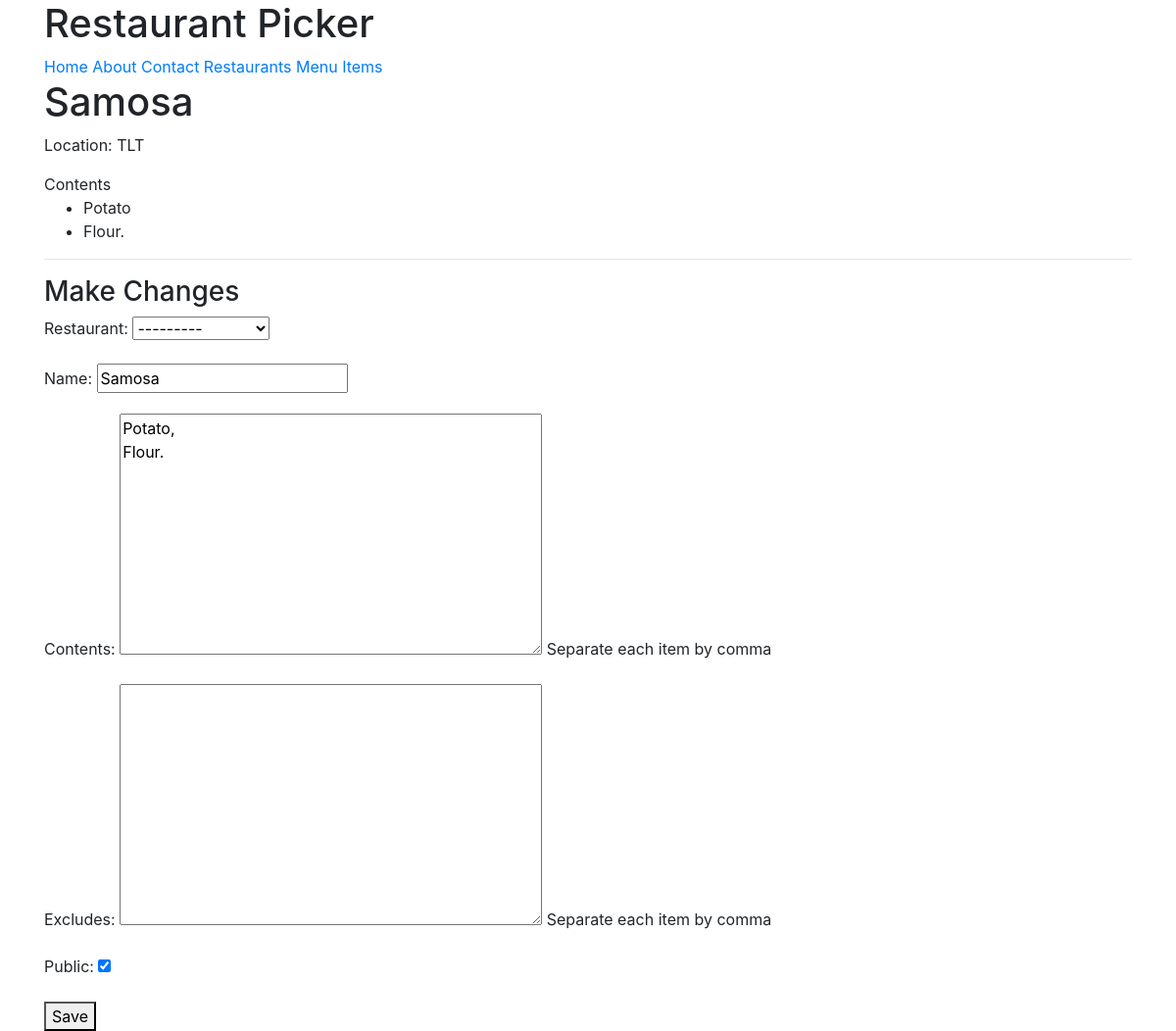
The app's page /items/2/ (signed in), older data.
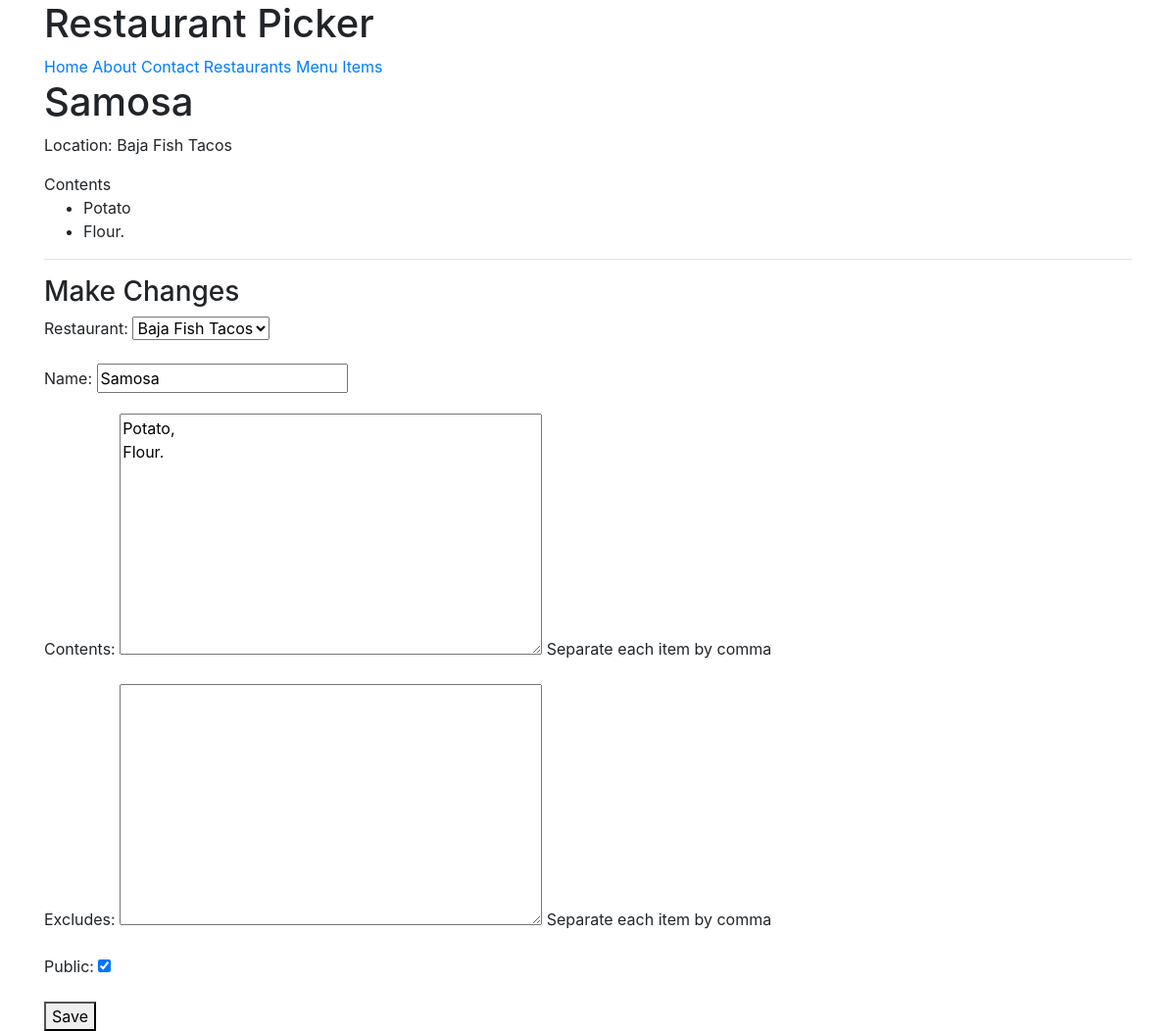
The same page, newer data.
### menus/models.py (models this page shows, shortened)
class Item(models.Model):
    user    = models.ForeignKey(User, on_delete=models.CASCADE)
    restaurant = models.ForeignKey(RestaurantLocation, on_delete=models.CASCADE)
    name = models.CharField(max_length = 120)
    contents  = models.TextField(help_text='Separate each item by comma')
    excludes  = models.TextField(
        blank=True,
        null=True,
        help_text='Separate each item by comma'
    )
    public = models.BooleanField(default=True)
    timestamp   = models.DateTimeField(auto_now_add=True)
    updated     = models.DateTimeField(auto_now=True)
    class Meta:
        ordering = ['-updated','-timestamp']
    def get_contents(self):
        return self.contents.split(",")

### restaurants/models.py (models this page shows, shortened)
class RestaurantLocation(models.Model):
    owner       = models.ForeignKey(
                    User,
                    on_delete = models.CASCADE,
                )
    name        = models.CharField(max_length = 120)
    location    = models.CharField(max_length = 120, null=True, blank=True)
    category    = models.CharField(max_length = 120, null=True, blank=True,validators=[validate_category])
    timestamp   = models.DateTimeField(auto_now_add=True, null=True)
    updated     = models.DateTimeField(auto_now=True)
    slug        = models.SlugField(null=True, blank=True)
    def __str__(self):
        return self.name

### menus/views.py (the view, shortened to what this page needs)
# urls.py: path('<pk>/',ItemUpdateView.as_view(),name='detail'),
class ItemUpdateView(LoginRequiredMixin,UpdateView):
    form_class = ItemForm
    template_name = 'menus/detail-update.html'
    def get_queryset(self):
        return Item.objects.filter(user=self.request.user)
    def get_context_data(self,*args,**kwargs):
        context = super(ItemUpdateView,self).get_context_data(*args,**kwargs)
        context['title']='Update Item'
        return context
    def get_form_kwargs(self):
        kwargs = super(ItemUpdateView,self).get_form_kwargs()
        kwargs['user'] = self.request.user
        return kwargs

### menus/forms.py
class ItemForm(forms.ModelForm):
    class Meta:
        model = Item
        fields = [
            'restaurant',
            'name',
            'contents',
            'excludes',
            'public'
        ]
    def __init__(self,user=None,*args,**kwargs):
        super(ItemForm,self).__init__(*args,**kwargs)
        self.fields['restaurant'].queryset = RestaurantLocation.objects.filter(owner=user)#.exclude(item__null=False)

### menus/templates/menus/detail-update.html (shortened to what this page needs)
{% extends 'base.html' %}
{% block content %}
<h1>{{ form.instance.name }}</h1>
<p>Location: {{ form.instance.restaurant.name }}</p>
{% if form.instance.contents %}
Contents
  <ul>
    {% for item in form.instance.get_contents %}
      <li>{{ item }}</li>
    {% endfor %}
  </ul>
  {% endif %}
<hr>
  <h3>Make Changes</h3>
  {%include 'snippets/form-snippet.html' with form=form %}
{% endblock content %}

### templates/snippets/form-snippet.html (shortened to what this page needs)
<form action="" method="POST">
  {{ form.as_p }}
  <button type="submit">Save</button>
</form>

Row changes from the older to the newer data that the page shows:
changed Item "Samosa": instance.restaurant.name "TLT" → "Baja Fish Tacos"; restaurant "---------" → "Baja Fish Tacos"
